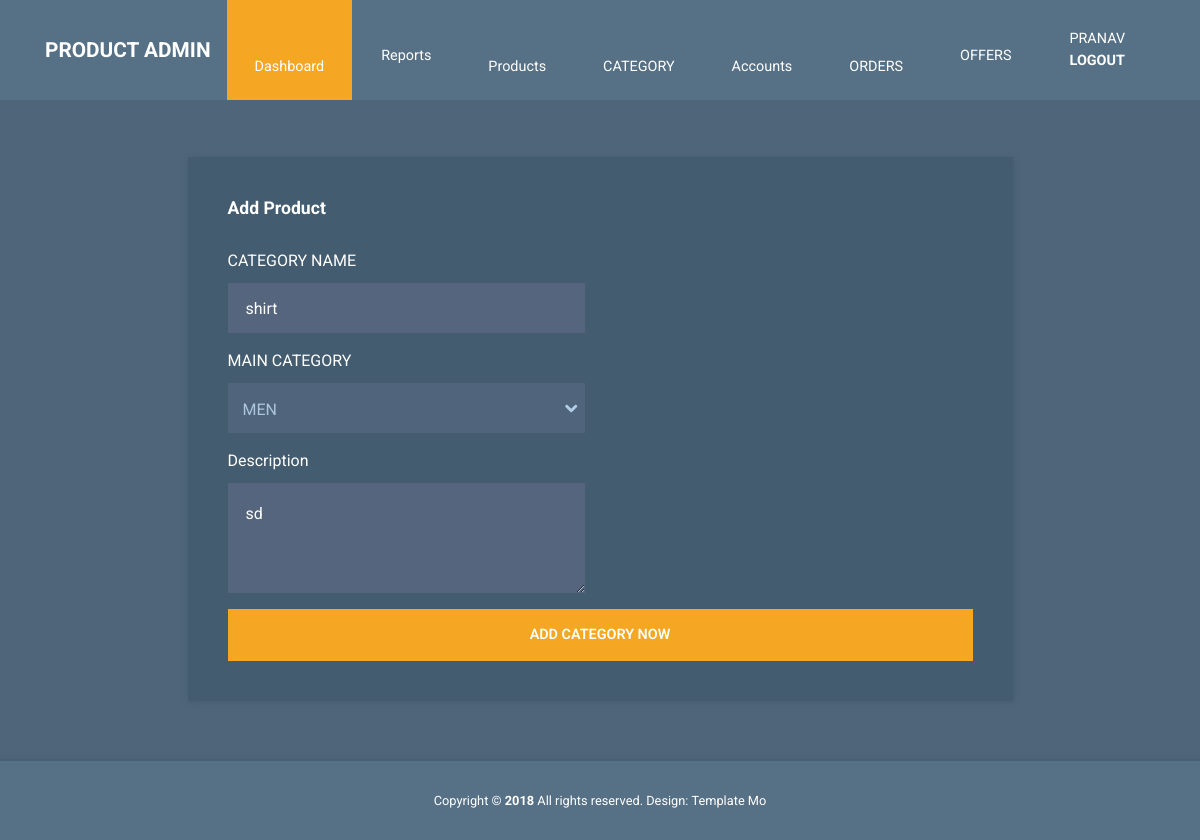
/admins/edit_cate/1 (signed in), run on the app's committed database.
### admins/models.py (models this page shows, shortened)
class Accounts(AbstractBaseUser):
    first_name = models.CharField(max_length=50)
    last_name = models.CharField(max_length=50)
    username = models.CharField(max_length=50, unique=True)
    email = models.EmailField(max_length=100,unique=True)
    phone_number = models.CharField(max_length=50,blank=True, unique=True)
    profile_pic = models.ImageField(upload_to = 'photos/profile_pic', blank = True, max_length=300)
    date_joined = models.DateTimeField(auto_now_add=True)
    last_login = models.DateTimeField(auto_now_add=True)
    is_admin =  models.BooleanField(default=False)
    is_staff = models.BooleanField(default=True)
    is_active = models.BooleanField(default=True)
    is_superadmin = models.BooleanField(default=False)
    referal_code = models.UUIDField(default=uuid.uuid4)
    USERNAME_FIELD = 'email'
    REQUIRED_FIELDS = ['username', 'first_name', 'last_name','phone_number']
    objects = Manager()

### product/models.py (models this page shows, shortened)
class Category(models.Model):
    namer = models.CharField(max_length=50,unique=True)
    image = models.ImageField(upload_to = 'photos/category',blank = True)
    description = models.TextField()
    main_cate = models.ForeignKey(MainCategory,blank=True,null=True, on_delete=models.CASCADE, related_name='main_cate')
    cate_offer = models.IntegerField(blank=True, null=True)

class MainCategory(models.Model):
    name = models.CharField(choices=maincategory,default='MEN',max_length=20)
    main_category_image = models.ImageField(upload_to = 'photos/maincategory',blank = True)
    def __str__(self):
        return self.name

### admins/decorators.py (the view)
        def wrap(request,*args,**kwargs):
            user = request.user
            if user.is_authenticated:
                if user.is_admin:
                    return fun(request,*args,**kwargs)
                else:
                    logout(request)
                    messages.error(request,'FORBIDDEN TO ENTER HERE')
                    return redirect(url)
            else:
                return redirect(url)

### admins/views.py (called while the page is built, shortened)
@admin_Login(signin)
def edit_cate(request,id=0):
    request.session['cate'] = id
    cate = Category.objects.get(id=id)
    mai  = MainCategory.objects.all()
    print(id)
    return render(request, 'admin_T/edit_cate.html',{'cate':cate, 'main':mai})

### user_side/templates/admin_T/edit_cate.html (shortened to what this page needs)
{% extends 'admin_T/main.html' %}
        {% block content %}
        {% load static %}
    <div class="container tm-mt-big tm-mb-big">
      <div class="row">
        <div class="col-xl-9 col-lg-10 col-md-12 col-sm-12 mx-auto">
          <div class="tm-bg-primary-dark tm-block tm-block-h-auto">
            <div class="row">
              <div class="col-12">
                <h2 class="tm-block-title d-inline-block">Add Product</h2>
              </div>
            </div>
            <div class="row tm-edit-product-row">
              <div class="col-xl-6 col-lg-6 col-md-12">
                <form   enctype="multipart/form-data" class="tm-edit-product-form">
                  <div class="form-group mb-3">
                    <label
                      for="name"
                      >CATEGORY NAME
                    </label>
                    <input
                      id="name"
                      name="name"
                      type="text"
                      class="form-control validate"
                      required
                      value="{{cate.namer}}"
                    />
                  </div>
                  <div class="form-group mb-3">
                    <label
                    for="name"
                    >MAIN CATEGORY
                  </label>
                  <select
                  class="custom-select tm-select-accounts"
                  id="main_category" name="main_categ"
                >
                <option value="{{cate.main_cate.id}}">{{cate.main_cate}}</option>
                </select>
              </div>
                  <div class="form-group mb-3">
                    <label
                      for="description"
                      >Description</label
                    >
                    <textarea
                      class="form-control validate"
                      rows="3"
                      required
                      name="details"
                      id="description"
                    >{{cate.description}}</textarea>
                  </div>
              </div>
              <div class="col-12">
                <button type="submit" id="send" class="btn btn-primary btn-block text-uppercase">Add CATEGORY Now</button>
              </div>
            </div>
          </div>
        </div>
      </div>
    </div>
    <footer class="tm-footer row tm-mt-small">
        <div class="col-12 font-weight-light">
          <p class="text-center text-white mb-0 px-4 small">
            Copyright &copy; <b>2018</b> All rights reserved.
            Design: <a rel="nofollow noopener" href="https://templatemo.com" class="tm-footer-link">Template Mo</a>
        </p>
        </div>
    </footer>
  {% endblock %}

### user_side/templates/admin_T/main.html (shortened to what this page needs)
{% load static %}
<!DOCTYPE html>
<html lang="en">
<head>
    <link rel="stylesheet" href="{% static 'admin_t/css/fontawesome.min.css' %}">
    <link rel="stylesheet" href="{% static 'admin_t/css/bootstrap.min.css' %}">
    <link rel="stylesheet" href="{% static 'admin_t/css/templatemo-style.css' %}">
</head>
<body id="reportsPage">
        <nav class="navbar navbar-expand-xl">
            <div class="container h-100">
                <a class="navbar-brand" href="first">
                    <h1 class="tm-site-title mb-0">Product Admin</h1>
                </a>
                <div class="collapse navbar-collapse" id="navbarSupportedContent">
                    <ul class="navbar-nav mx-auto h-100">
                        <li class="nav-item">
                            <a class="nav-link active" href="/admins">
                                <i class="fas fa-tachometer-alt"></i>
                                Dashboard
                            </a>
                        </li>
                        <li class="nav-item dropdown">
                            <a class="nav-link dropdown-toggle" href="#" id="navbarDropdown" role="button" data-toggle="dropdown"
                                aria-haspopup="true" aria-expanded="false">
                                <i class="far fa-file-alt"></i>
                                <span>
                                    Reports <i class="fas fa-angle-down"></i>
                                </span>
                            </a>
                        </li>
                        <li class="nav-item">
                            <a class="nav-link" href="/admins/product">
                                <i class="fas fa-shopping-cart"></i>
                                Products
                            </a>
                        </li>
                        <li class="nav-item">
                            <a class="nav-link" href="/admins/category">
                                <i class="fas fa-shopping-cart"></i>
                                CATEGORY
                            </a>
                        </li>
                        <li class="nav-item">
                            <a class="nav-link" href="/admins/accounts">
                                <i class="far fa-user"></i>
                                Accounts
                            </a>
                        </li>
                        <li class="nav-item">
                            <a class="nav-link" href="/admins/orders">
                                <i class="far fa-user"></i>
                                ORDERS
                            </a>
                        </li>
                        <li class="nav-item dropdown">
                            <a class="nav-link dropdown-toggle" href="#" id="navbarDropdown" role="button" data-toggle="dropdown"
                                aria-haspopup="true" aria-expanded="false">
                                <i class="fas fa-cog"></i>
                                <span>
                                    OFFERS <i class="fas fa-angle-down"></i>
                                </span>
                            </a>
                        </li>
                    </ul>
                    <ul class="navbar-nav">
                        <li class="nav-item">
                            <a style="text-transform: uppercase;"  class="nav-link d-block" href="logout">
                                {{user.username}} <b>Logout</b>
                            </a>
                        </li>
                    </ul>
                </div>
            </div>
        </nav>
        {% block content %}
        {% endblock %}
</body>
</html>

### static/admin_t/css/templatemo-style.css (style rules this page uses)
html { font-size: 16px; overflow-x: hidden; }
body { font-family: Roboto, Helvetica, Arial, sans-serif; background-color: #4e657a; overflow-x: hidden; }
a { transition: all 0.3s ease; }
.navbar-brand { display: flex; align-items: center; }
.tm-site-title { display: inline-block; text-transform: uppercase; font-size: 1.3rem; font-weight: 700; color: #fff; }
.navbar { height: 100px; background-color: #567086; padding: 0; }
.navbar .container { position: relative; }
.tm-mt-big { margin-top: 57px; }
.tm-mb-big { margin-bottom: 60px; }
.tm-mt-small { margin-top: 20px; }
.tm-block { padding: 40px; -webkit-box-shadow: 1px 1px 5px 0 #455c71; -moz-box-shadow: 1px 1px 5px 0 #455c71; box-shadow: 1px 1px 5px 0 #455c71; min-height: 350px; height: 100%; max-height: 450px; }
.tm-block-h-auto { min-height: 1px; max-height: none; height: auto; }
.tm-block-title { font-size: 1.1rem; font-weight: 700; color: #fff; margin-bottom: 30px; }
.nav-link { color: #fff; height: 100%; display: flex; align-items: center; justify-content: center; flex-direction: column; font-size: 90%; }
.nav-link > i { margin-bottom: 10px; margin-right: 0; font-size: 1.5rem; }
.dropdown-item, .nav-link { padding: 15px 20px; }
.navbar-nav .active > .nav-link, .navbar-nav .nav-link.active { background-color: #f5a623; color: #fff; }
.navbar-nav .nav-link.active i { color: #fff; }
.nav-item { text-align: center; }
.nav-item:last-child { margin-right: 0; }
.dropdown-toggle::after { display: none; }
.form-control { background-color: #54657d; color: #fff; border: 0; }
.form-group label { color: #fff; margin-bottom: 10px; }
.form-control { padding: 19px 18px; border-radius: 0; height: 50px; }
.form-group { margin-bottom: 15px; }
.btn { border-radius: 0; padding: 13px 28px; transition: all 0.2s ease; max-width: 100%; }
.btn-primary { color: #fff; background-color: #f5a623; border: 2px solid #f5a623; font-size: 90%; font-weight: 600; }
.tm-bg-primary-dark { background-color: #435c70; }
.custom-select { width: 100%; border: none; color: #acc6de; height: 50px; -webkit-appearance: none; -moz-appearance: none; -ms-appearance: none; -o-appearance: none; appearance: none; -webkit-border-radius: 0; -moz-border-radius: 0; -ms-border-radius: 0; -o-border-radius: 0; border-radius: 0; padding: 15px; background: url(../img/arrow-down.png) 98% no-repeat #50657b; }
.tm-footer { background-color: #567086; padding-top: 30px; padding-bottom: 30px; -webkit-box-shadow: 0 -3px 5px 0 rgba(69, 92, 113, 0.59); -moz-box-shadow: 0 -3px 5px 0 rgba(69, 92, 113, 0.59); box-shadow: 0 -3px 5px 0 rgba(69, 92, 113, 0.59); }
.custom-select { height: 50px; border-radius: 0; }
.tm-footer-link { color: white; }
@media (min-width: 1200px) { .navbar-expand-xl .navbar-nav .nav-link { padding-left: 28px; padding-right: 28px; } }
@media (min-width: 1200px) { .navbar-collapse { height: 100%; } }
@media (max-width: 1275px) and (min-width: 1200px) { .nav-item { margin-right: 15px; } }
@media (max-width: 1350px) { .nav-item { margin-right: 1px; } }

### data on the page
Accounts: username "PRANAV"
Category: name "shirt", main_categ "MEN", details "sd"
